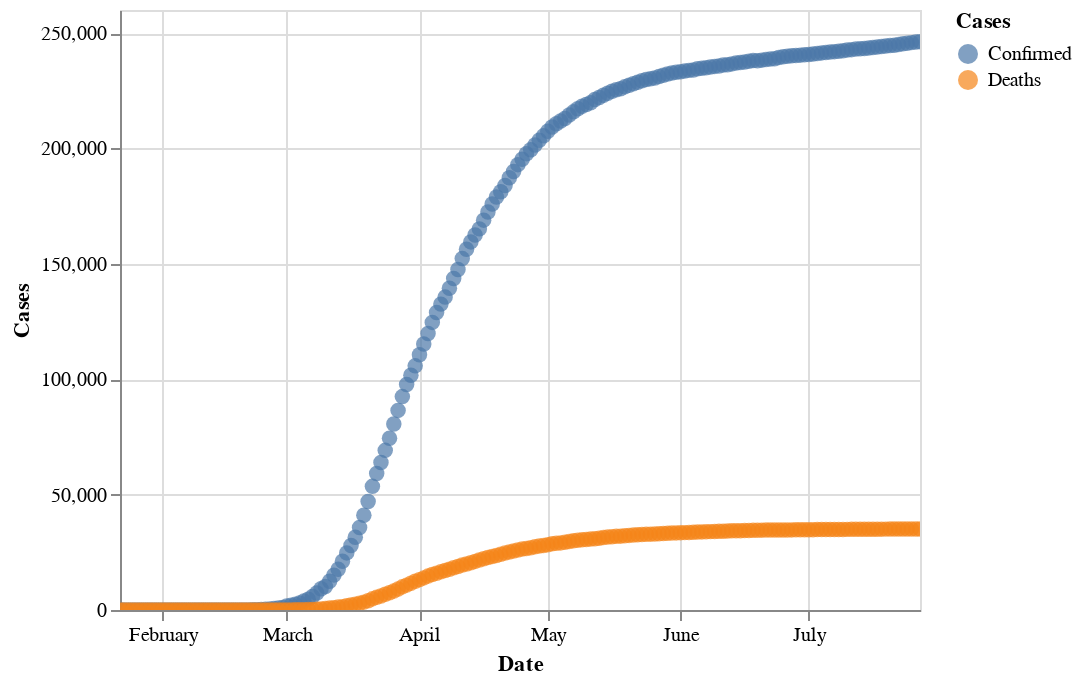

Here is the notebook cell this chart was saved with:
### Code cell
altair_plot_for_confirmed_and_deaths(df_grouped_italy).interactive()

### Figure 1 — Vega-Lite specification as saved in the notebook (floating-point values rounded to 4 significant figures; data arrays with more than 128 entries replaced by an {"elided": "..."} marker saying what was removed)
{"config": {"view": {"continuousWidth": 400, "continuousHeight": 300}}, "layer": [{"mark": {"type": "circle", "size": 60}, "encoding": {"color": {"type": "nominal", "field": "confirmed_marker", "title": "Cases"}, "x": {"type": "temporal", "axis": {"title": "Date"}, "field": "date"}, "y": {"type": "quantitative", "axis": {"title": "Cases"}, "field": "confirmed", "title": "Confirmed"}}, "selection": {"selector002": {"type": "interval", "bind": "scales", "encodings": ["x", "y"]}}}, {"mark": {"type": "circle", "size": 60}, "encoding": {"color": {"type": "nominal", "field": "deaths_marker"}, "x": {"type": "temporal", "field": "date"}, "y": {"type": "quantitative", "field": "deaths"}}}], "data": {"name": "data-66c358eb86153b16802df2412f26d3d0"}, "$schema": "https://vega.github.io/schema/vega-lite/v4.8.1.json", "datasets": {"data-66c358eb86153b16802df2412f26d3d0": {"elided": "188 records"}}}
